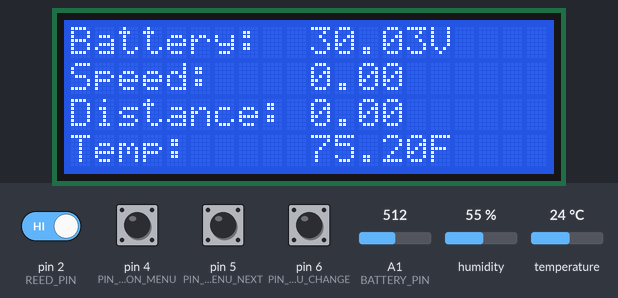
Recording of a sketch running on a simulated Arduino Uno, built with avr-gcc and run on an emulated ATmega328P. Parts: 20×4 character LCD. The inputs (shaded band) are chosen by the test bench; at power-on: pin 2 (REED_PIN), pin 4 (PIN_BUTTON_MENU), pin 5 (PIN_BUTTON_MENU_NEXT), pin 6 (PIN_BUTTON_MENU_CHANGE) HIGH, humidity 55 %, A1 (BATTERY_PIN) = 512, temperature 24 °C.

Above: at 1.6 s.
1.7 s: pin 4 (PIN_BUTTON_MENU) pulled LOW for 0.15 s
At 2.2 s:
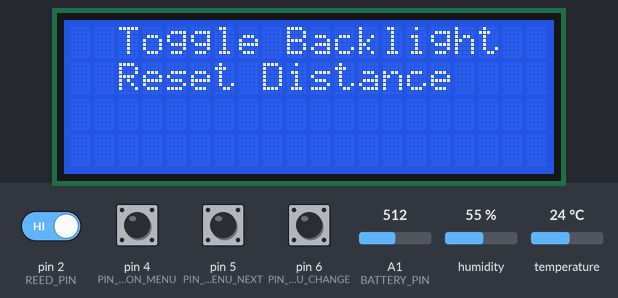
3.3 s: pin 5 (PIN_BUTTON_MENU_NEXT) pulled LOW for 0.15 s
4.9 s: pin 6 (PIN_BUTTON_MENU_CHANGE) pulled LOW for 0.15 s
At 5.9 s:
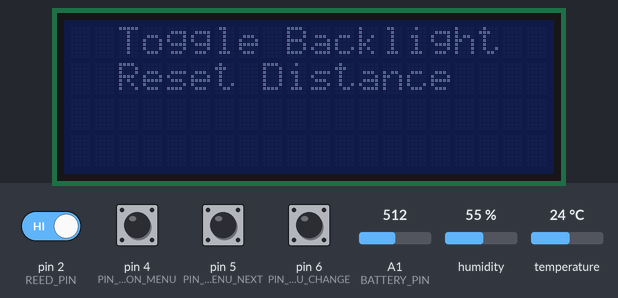
6.5 s: pin 4 (PIN_BUTTON_MENU) pulled LOW for 1 s
At 7.4 s:
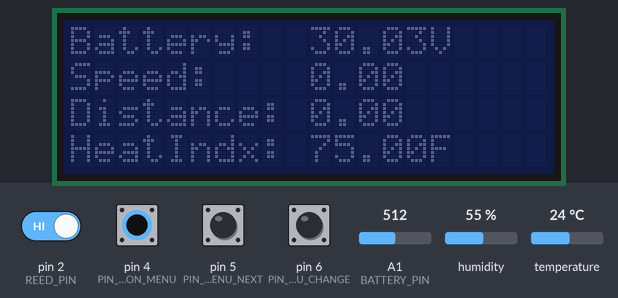
15.4 s: humidity set to 22 %
At 16.9 s:
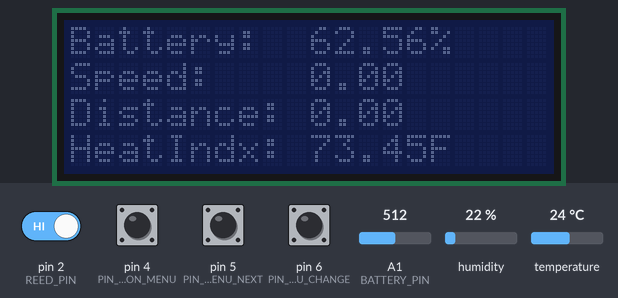
23.3 s: A1 (BATTERY_PIN) set to 716
At 28.0 s:
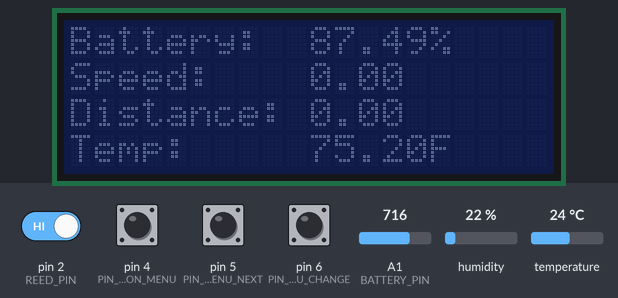
Timing chart, 0 to 29.5 s (numbered marks = the images above; inputs shaded):
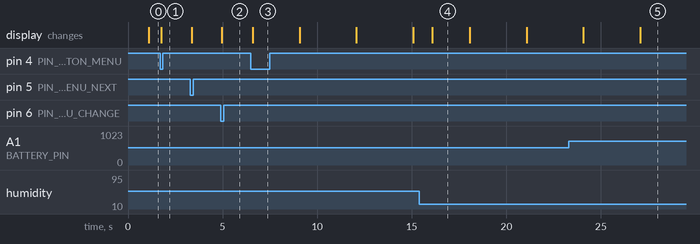

Measured:
- after the input at 1.7 s, the display: changes after 0.06 s (image 1)
- after the input at 4.9 s, the display: changes after 0.06 s (image 2)
- after the input at 6.5 s, the display: changes after 0.10 s (image 3)
- what the display in image 4 shows lasts 2.0 s, from 16.1 s to 18.1 s

The sketch:

arduino.ino
```cpp
// includes
#include <LiquidCrystal_I2C.h>
#include <Bounce2.h>
#include <LiquidMenu.h>
#include <DHT.h>

// pins
// A4 and A5 automatically used by LCD
#define PIN_BUTTON_MENU 4
#define PIN_BUTTON_MENU_NEXT 5
#define PIN_BUTTON_MENU_CHANGE 6
#define DHT_PIN 8
#define REED_PIN 2
#define BATTERY_PIN A1

// constants
#define CALIBRATED_ARDUINO_VOLTAGE 5.0
#define CALIBRATED_VOLTAGE_DIVIDER_FACTOR 12.0

// lcd
LiquidCrystal_I2C lcd(0x27,20,4);

// buttons
Bounce button_menu = Bounce();
Bounce button_menu_next = Bounce();
Bounce button_menu_change = Bounce();

// dht
DHT dht(DHT_PIN, DHT11);

// variables
bool backlight_on = false;
float distance = 0.0;
float speed = 0.0;
float temperature = 0.0;
char* temperature_units = "F   ";
char* temperature_name = "Temp:     ";
float battery = 0.0;
char* battery_units = "V   ";
float battery_percent = 0.0;
unsigned long menu_main_last_update = 0;
volatile unsigned long distance_total_revolutions = 0;
volatile unsigned long speed_revolutions = 0;

// menu
LiquidLine menu_main_battery(0, 0, "Battery:  ", battery, battery_units);
LiquidLine menu_main_speed(0, 1, "Speed:    ", speed, "  ");
LiquidLine menu_main_distance(0, 2, "Distance: ", distance, "  ");
LiquidLine menu_main_temperature(0, 3, temperature_name, temperature, temperature_units);
LiquidScreen menu_main(menu_main_battery, menu_main_speed, menu_main_distance, menu_main_temperature);
LiquidLine menu_options_togglebacklight(2, 0, "Toggle Backlight");
LiquidLine menu_options_resetdistance(2, 1, "Reset Distance");
LiquidScreen menu_options(menu_options_togglebacklight, menu_options_resetdistance);
LiquidMenu menu(lcd);

// setup
void setup(){
  // setup the lcd
  lcd.init();
  lcd.backlight();
  backlight_on = true;
  lcd.clear();
  lcd.setCursor(0, 0);
  lcd.print("booting...");

  // start dht
  dht.begin();

  // reed switch
  pinMode(REED_PIN, INPUT_PULLUP);
  attachInterrupt(digitalPinToInterrupt(REED_PIN), reed_switch_interrupt, FALLING);

  // setup the buttons
  button_menu.attach(PIN_BUTTON_MENU, INPUT_PULLUP);
  button_menu_next.attach(PIN_BUTTON_MENU_NEXT, INPUT_PULLUP);
  button_menu_change.attach(PIN_BUTTON_MENU_CHANGE, INPUT_PULLUP);
  button_menu.interval(25);
  button_menu_next.interval(25);
  button_menu_change.interval(25);

  // menu
  menu_main_battery.set_decimalPlaces(2);
  menu_main_speed.set_decimalPlaces(2);
  menu_main_distance.set_decimalPlaces(2);
  menu_main_temperature.set_decimalPlaces(2);
  menu_options_togglebacklight.attach_function(1, on_toggle_backlight);
  menu_options_resetdistance.attach_function(1, on_reset_distance);
  menu_options.set_focusPosition(Position::LEFT);
  menu.add_screen(menu_main);
  menu.add_screen(menu_options);
}

// loop
void loop(){
  // update the buttons
  button_menu.update();
  button_menu_next.update();
  button_menu_change.update();

  // check for button presses
  if (button_menu.fell()){
    on_button_menu();
  }
  else if (button_menu_next.fell()){
    on_button_menu_next();
  }
  else if (button_menu_change.fell()){
    on_button_menu_change();
  }

  // see if time to update the main menu
  unsigned long now = millis();
  unsigned long delta = now - menu_main_last_update;
  if (delta >= 1000){
    // update battery
    // get the voltage
    float volts = analogRead(BATTERY_PIN) / 1023.0 * CALIBRATED_ARDUINO_VOLTAGE * CALIBRATED_VOLTAGE_DIVIDER_FACTOR;
    // every 3 seconds cycle between voltage and percent
    if (now % 6000 < 3000){
      battery = volts;
      battery_units = "V   ";
    }
    else{
      battery = volts * 100.0 / 48.0;
      battery_units = "%   ";
    }

    // update speed
    // num_rev * circumference_in_feet / feet_per_mile * seconds_per_hour
    float wheel_radius_in_feet = 0.5;
    speed = speed_revolutions * (3.1415927 * 2 * wheel_radius_in_feet) / 5280 * 3600;
    speed_revolutions = 0;

    // update distance
    // num_rev * circumference_in_feet / feet_per_mile
    distance = distance_total_revolutions * (3.1415927 * 2 * wheel_radius_in_feet) / 5280;

    // update the temp
    // every 3 seconds cycle temp, humidity, heat index
    if (now % 9000 < 3000){
      // temp
      temperature_name = "Temp:     ";
      temperature_units = "F   ";
      temperature = dht.readTemperature(true);
    }
    else if (now % 9000 < 6000){
      // humidity
      temperature_name = "Humidity: ";
      temperature_units = "%   ";
      temperature = dht.readHumidity();
    }
    else{
      // heat index
      temperature_name = "HeatIndx: ";
      temperature_units = "F   ";
      temperature = dht.computeHeatIndex(true);
    }

    // show on the menu
    menu.softUpdate();

    // update the last time updated
    menu_main_last_update = now;
  }
}

void on_button_menu(){
  menu.next_screen();
}

void on_button_menu_next(){
  menu.switch_focus();
//  menu.update();
}

void on_button_menu_change(){
  if (menu.is_callable(1)){
    menu.call_function(1);
  }
}

void on_toggle_backlight(){
  if (backlight_on){
    lcd.noBacklight();
    backlight_on = false;
  }
  else{
    lcd.backlight();
    backlight_on = true;
  }
}

void on_reset_distance(){
  distance_total_revolutions = 0.0;
}

void reed_switch_interrupt(){
    // ensure there is at least 25 milliseconds between readings...for debounce
    static unsigned long last_millis = 0;
    unsigned long now = millis();
    if (now - last_millis >= 25){
        distance_total_revolutions += 1;
        speed_revolutions += 1;
        last_millis = now;
    }
}
```
